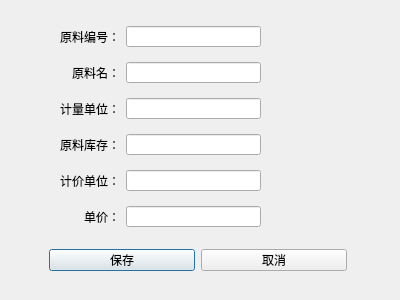
<?xml version="1.0" encoding="UTF-8"?>
<ui version="4.0">
 <class>Dlg_Ingredient</class>
 <widget class="QDialog" name="Dlg_Ingredient">
  <property name="geometry">
   <rect>
    <x>0</x>
    <y>0</y>
    <width>400</width>
    <height>300</height>
   </rect>
  </property>
  <property name="windowTitle">
   <string>Dialog</string>
  </property>
  <widget class="QWidget" name="layoutWidget">
   <property name="geometry">
    <rect>
     <x>40</x>
     <y>16</y>
     <width>221</width>
     <height>221</height>
    </rect>
   </property>
   <layout class="QFormLayout" name="formLayout">
    <property name="horizontalSpacing">
     <number>6</number>
    </property>
    <property name="verticalSpacing">
     <number>15</number>
    </property>
    <property name="topMargin">
     <number>10</number>
    </property>
    <property name="bottomMargin">
     <number>10</number>
    </property>
    <item row="0" column="0">
     <widget class="QLabel" name="label">
      <property name="minimumSize">
       <size>
        <width>80</width>
        <height>0</height>
       </size>
      </property>
      <property name="text">
       <string>原料编号：</string>
      </property>
      <property name="alignment">
       <set>Qt::AlignRight|Qt::AlignTrailing|Qt::AlignVCenter</set>
      </property>
     </widget>
    </item>
    <item row="0" column="1">
     <widget class="QLineEdit" name="li_id"/>
    </item>
    <item row="1" column="0">
     <widget class="QLabel" name="label_2">
      <property name="minimumSize">
       <size>
        <width>80</width>
        <height>0</height>
       </size>
      </property>
      <property name="text">
       <string>原料名：</string>
      </property>
      <property name="alignment">
       <set>Qt::AlignRight|Qt::AlignTrailing|Qt::AlignVCenter</set>
      </property>
     </widget>
    </item>
    <item row="1" column="1">
     <widget class="QLineEdit" name="li_name"/>
    </item>
    <item row="2" column="0">
     <widget class="QLabel" name="label_3">
      <property name="minimumSize">
       <size>
        <width>80</width>
        <height>0</height>
       </size>
      </property>
      <property name="text">
       <string>计量单位：</string>
      </property>
      <property name="alignment">
       <set>Qt::AlignRight|Qt::AlignTrailing|Qt::AlignVCenter</set>
      </property>
     </widget>
    </item>
    <item row="2" column="1">
     <widget class="QLineEdit" name="li_store_unit"/>
    </item>
    <item row="3" column="0">
     <widget class="QLabel" name="label_4">
      <property name="minimumSize">
       <size>
        <width>80</width>
        <height>0</height>
       </size>
      </property>
      <property name="text">
       <string>原料库存：</string>
      </property>
      <property name="alignment">
       <set>Qt::AlignRight|Qt::AlignTrailing|Qt::AlignVCenter</set>
      </property>
     </widget>
    </item>
    <item row="3" column="1">
     <widget class="QLineEdit" name="li_amount"/>
    </item>
    <item row="4" column="0">
     <widget class="QLabel" name="label_5">
      <property name="minimumSize">
       <size>
        <width>80</width>
        <height>0</height>
       </size>
      </property>
      <property name="text">
       <string>计价单位：</string>
      </property>
      <property name="alignment">
       <set>Qt::AlignRight|Qt::AlignTrailing|Qt::AlignVCenter</set>
      </property>
     </widget>
    </item>
    <item row="4" column="1">
     <widget class="QLineEdit" name="li_sell_unit"/>
    </item>
    <item row="5" column="0">
     <widget class="QLabel" name="label_6">
      <property name="minimumSize">
       <size>
        <width>80</width>
        <height>0</height>
       </size>
      </property>
      <property name="text">
       <string>单价：</string>
      </property>
      <property name="alignment">
       <set>Qt::AlignRight|Qt::AlignTrailing|Qt::AlignVCenter</set>
      </property>
     </widget>
    </item>
    <item row="5" column="1">
     <widget class="QLineEdit" name="li_price"/>
    </item>
   </layout>
  </widget>
  <widget class="QWidget" name="widget" native="true">
   <property name="geometry">
    <rect>
     <x>40</x>
     <y>240</y>
     <width>316</width>
     <height>40</height>
    </rect>
   </property>
   <property name="minimumSize">
    <size>
     <width>0</width>
     <height>0</height>
    </size>
   </property>
   <property name="maximumSize">
    <size>
     <width>16777215</width>
     <height>40</height>
    </size>
   </property>
   <layout class="QGridLayout" name="gridLayout">
    <property name="leftMargin">
     <number>9</number>
    </property>
    <property name="topMargin">
     <number>9</number>
    </property>
    <property name="rightMargin">
     <number>9</number>
    </property>
    <property name="bottomMargin">
     <number>9</number>
    </property>
    <property name="spacing">
     <number>6</number>
    </property>
    <item row="0" column="0">
     <widget class="QPushButton" name="btn_save">
      <property name="text">
       <string>保存</string>
      </property>
     </widget>
    </item>
    <item row="0" column="1">
     <widget class="QPushButton" name="btn_cancel">
      <property name="text">
       <string>取消</string>
      </property>
     </widget>
    </item>
   </layout>
  </widget>
 </widget>
 <resources/>
 <connections/>
</ui>
